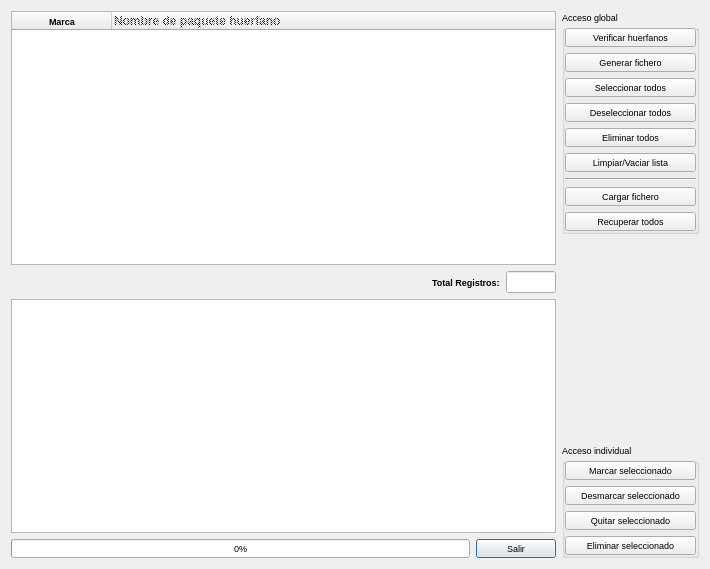
<?xml version="1.0" encoding="UTF-8"?>
<ui version="4.0">
 <class>orphans</class>
 <widget class="QDialog" name="orphans">
  <property name="geometry">
   <rect>
    <x>0</x>
    <y>0</y>
    <width>710</width>
    <height>569</height>
   </rect>
  </property>
  <property name="font">
   <font>
    <pointsize>7</pointsize>
   </font>
  </property>
  <property name="windowTitle">
   <string>Mantenimiento de paquetes huerfanos</string>
  </property>
  <property name="windowIcon">
   <iconset resource="recoverdrake.qrc">
    <normaloff>:/Imagenes/huerfano.png</normaloff>:/Imagenes/huerfano.png</iconset>
  </property>
  <property name="styleSheet">
   <string notr="true"/>
  </property>
  <layout class="QGridLayout" name="gridLayout_6">
   <item row="0" column="0">
    <layout class="QGridLayout" name="gridLayout_5">
     <item row="0" column="0" colspan="3">
      <widget class="QTableWidget" name="tableWidget">
       <property name="font">
        <font>
         <weight>75</weight>
         <bold>true</bold>
        </font>
       </property>
       <property name="toolTip">
        <string>Visor de registros de la base de datos.</string>
       </property>
       <property name="statusTip">
        <string>Visor de registros de la base de datos.</string>
       </property>
       <property name="whatsThis">
        <string>Visor de registros de la base de datos.</string>
       </property>
       <property name="autoScrollMargin">
        <number>26</number>
       </property>
       <property name="alternatingRowColors">
        <bool>true</bool>
       </property>
       <property name="selectionBehavior">
        <enum>QAbstractItemView::SelectRows</enum>
       </property>
       <property name="sortingEnabled">
        <bool>true</bool>
       </property>
       <attribute name="horizontalHeaderCascadingSectionResizes">
        <bool>true</bool>
       </attribute>
       <attribute name="horizontalHeaderShowSortIndicator" stdset="0">
        <bool>true</bool>
       </attribute>
       <attribute name="horizontalHeaderStretchLastSection">
        <bool>true</bool>
       </attribute>
       <attribute name="verticalHeaderCascadingSectionResizes">
        <bool>true</bool>
       </attribute>
       <attribute name="verticalHeaderDefaultSectionSize">
        <number>25</number>
       </attribute>
       <attribute name="verticalHeaderMinimumSectionSize">
        <number>25</number>
       </attribute>
       <attribute name="verticalHeaderShowSortIndicator" stdset="0">
        <bool>true</bool>
       </attribute>
       <attribute name="verticalHeaderStretchLastSection">
        <bool>true</bool>
       </attribute>
       <column>
        <property name="text">
         <string>Marca</string>
        </property>
        <property name="icon">
         <iconset resource="recoverdrake.qrc">
          <normaloff>:/Imagenes/good.png</normaloff>:/Imagenes/good.png</iconset>
        </property>
       </column>
       <column>
        <property name="text">
         <string>Nombre de paquete huerfano</string>
        </property>
        <property name="font">
         <font>
          <pointsize>9</pointsize>
          <kerning>true</kerning>
         </font>
        </property>
        <property name="textAlignment">
         <set>AlignLeft|AlignVCenter</set>
        </property>
        <property name="foreground">
         <brush brushstyle="Dense4Pattern">
          <color alpha="255">
           <red>0</red>
           <green>0</green>
           <blue>0</blue>
          </color>
         </brush>
        </property>
        <property name="icon">
         <iconset resource="recoverdrake.qrc">
          <normaloff>:/Imagenes/rpm.png</normaloff>:/Imagenes/rpm.png</iconset>
        </property>
       </column>
      </widget>
     </item>
     <item row="1" column="0">
      <spacer name="horizontalSpacer_3">
       <property name="orientation">
        <enum>Qt::Horizontal</enum>
       </property>
       <property name="sizeHint" stdset="0">
        <size>
         <width>269</width>
         <height>20</height>
        </size>
       </property>
      </spacer>
     </item>
     <item row="1" column="1">
      <widget class="QLabel" name="label">
       <property name="maximumSize">
        <size>
         <width>93</width>
         <height>20</height>
        </size>
       </property>
       <property name="font">
        <font>
         <pointsize>7</pointsize>
         <weight>75</weight>
         <bold>true</bold>
        </font>
       </property>
       <property name="text">
        <string>Total Registros:</string>
       </property>
      </widget>
     </item>
     <item row="1" column="2">
      <widget class="QLineEdit" name="lineEdit_2">
       <property name="maximumSize">
        <size>
         <width>50</width>
         <height>50</height>
        </size>
       </property>
       <property name="font">
        <font>
         <pointsize>8</pointsize>
         <weight>75</weight>
         <bold>true</bold>
        </font>
       </property>
       <property name="toolTip">
        <string>Numero de registros activos en la base de datos activa.</string>
       </property>
       <property name="statusTip">
        <string>Numero de registros activos en la base de datos activa.</string>
       </property>
       <property name="whatsThis">
        <string>Numero de registros activos en la base de datos activa.</string>
       </property>
       <property name="layoutDirection">
        <enum>Qt::LeftToRight</enum>
       </property>
       <property name="alignment">
        <set>Qt::AlignRight|Qt::AlignTrailing|Qt::AlignVCenter</set>
       </property>
      </widget>
     </item>
     <item row="2" column="0" colspan="3">
      <widget class="QTextEdit" name="textEdit">
       <property name="enabled">
        <bool>true</bool>
       </property>
       <property name="maximumSize">
        <size>
         <width>16777215</width>
         <height>234</height>
        </size>
       </property>
       <property name="sizeIncrement">
        <size>
         <width>0</width>
         <height>0</height>
        </size>
       </property>
       <property name="font">
        <font>
         <family>Nimbus Sans L Condensed</family>
         <pointsize>8</pointsize>
        </font>
       </property>
       <property name="focusPolicy">
        <enum>Qt::TabFocus</enum>
       </property>
       <property name="toolTip">
        <string>Consola de procesos, donde se detalla al máximo lo que va procesando.</string>
       </property>
       <property name="statusTip">
        <string>Consola de procesos, donde se detalla al máximo lo que va procesando.</string>
       </property>
       <property name="whatsThis">
        <string>Consola de procesos, donde se detalla al máximo lo que va procesando.</string>
       </property>
       <property name="styleSheet">
        <string notr="true"/>
       </property>
       <property name="html">
        <string>&lt;!DOCTYPE HTML PUBLIC &quot;-//W3C//DTD HTML 4.0//EN&quot; &quot;http://www.w3.org/TR/REC-html40/strict.dtd&quot;&gt;
&lt;html&gt;&lt;head&gt;&lt;meta name=&quot;qrichtext&quot; content=&quot;1&quot; /&gt;&lt;style type=&quot;text/css&quot;&gt;
p, li { white-space: pre-wrap; }
&lt;/style&gt;&lt;/head&gt;&lt;body style=&quot; font-family:'Nimbus Sans L Condensed'; font-size:8pt; font-weight:400; font-style:normal;&quot;&gt;
&lt;p style=&quot;-qt-paragraph-type:empty; margin-top:0px; margin-bottom:0px; margin-left:0px; margin-right:0px; -qt-block-indent:0; text-indent:0px; font-family:'Sans Serif'; font-size:7pt; font-weight:600;&quot;&gt;&lt;br /&gt;&lt;/p&gt;&lt;/body&gt;&lt;/html&gt;</string>
       </property>
      </widget>
     </item>
     <item row="3" column="0" colspan="3">
      <layout class="QGridLayout" name="gridLayout_3">
       <item row="0" column="0">
        <widget class="QProgressBar" name="progressBar">
         <property name="toolTip">
          <string>Ratio de procesos realizados.</string>
         </property>
         <property name="statusTip">
          <string>Ratio de procesos realizados.</string>
         </property>
         <property name="whatsThis">
          <string>Ratio de procesos realizados.</string>
         </property>
         <property name="value">
          <number>0</number>
         </property>
        </widget>
       </item>
       <item row="0" column="1">
        <widget class="QPushButton" name="pushButton_2">
         <property name="maximumSize">
          <size>
           <width>201</width>
           <height>26</height>
          </size>
         </property>
         <property name="toolTip">
          <string>Nos vamos..</string>
         </property>
         <property name="statusTip">
          <string>Nos vamos..</string>
         </property>
         <property name="whatsThis">
          <string>Nos vamos..</string>
         </property>
         <property name="text">
          <string>Salir</string>
         </property>
         <property name="icon">
          <iconset resource="recoverdrake.qrc">
           <normaloff>:/Imagenes/puerta.png</normaloff>:/Imagenes/puerta.png</iconset>
         </property>
        </widget>
       </item>
      </layout>
     </item>
    </layout>
   </item>
   <item row="0" column="1">
    <layout class="QGridLayout" name="gridLayout_4">
     <item row="0" column="0">
      <widget class="QGroupBox" name="groupBox_2">
       <property name="title">
        <string>Acceso global</string>
       </property>
       <layout class="QGridLayout" name="gridLayout">
        <property name="leftMargin">
         <number>0</number>
        </property>
        <property name="topMargin">
         <number>0</number>
        </property>
        <property name="rightMargin">
         <number>0</number>
        </property>
        <property name="bottomMargin">
         <number>0</number>
        </property>
        <item row="6" column="0">
         <widget class="QPushButton" name="pushButton_3">
          <property name="minimumSize">
           <size>
            <width>131</width>
            <height>0</height>
           </size>
          </property>
          <property name="toolTip">
           <string>Actualizacion de los paquetes seleccionados.</string>
          </property>
          <property name="statusTip">
           <string>Deseleccion masiva de todos los registros.</string>
          </property>
          <property name="whatsThis">
           <string>Deseleccion masiva de todos los registros.</string>
          </property>
          <property name="accessibleName">
           <string>Deseleccion masiva de todos los registros.</string>
          </property>
          <property name="text">
           <string>Eliminar todos</string>
          </property>
          <property name="icon">
           <iconset resource="recoverdrake.qrc">
            <normaloff>:/Imagenes/bad.png</normaloff>:/Imagenes/bad.png</iconset>
          </property>
          <property name="iconSize">
           <size>
            <width>25</width>
            <height>25</height>
           </size>
          </property>
         </widget>
        </item>
        <item row="4" column="0">
         <widget class="QPushButton" name="pushButton_6">
          <property name="minimumSize">
           <size>
            <width>131</width>
            <height>0</height>
           </size>
          </property>
          <property name="toolTip">
           <string>Seleccion masiva de todos los paquetes.</string>
          </property>
          <property name="statusTip">
           <string>Seleccion masiva de todos los paquetes.</string>
          </property>
          <property name="whatsThis">
           <string>Seleccion masiva de todos los paquetes.</string>
          </property>
          <property name="text">
           <string>Seleccionar todos</string>
          </property>
          <property name="icon">
           <iconset resource="recoverdrake.qrc">
            <normaloff>:/Imagenes/good.png</normaloff>:/Imagenes/good.png</iconset>
          </property>
          <property name="iconSize">
           <size>
            <width>25</width>
            <height>25</height>
           </size>
          </property>
         </widget>
        </item>
        <item row="5" column="0">
         <widget class="QPushButton" name="pushButton_7">
          <property name="minimumSize">
           <size>
            <width>131</width>
            <height>0</height>
           </size>
          </property>
          <property name="toolTip">
           <string>Deseleccion masiva de todos los paquetes.</string>
          </property>
          <property name="statusTip">
           <string>Deseleccion masiva de todos los paquetes.</string>
          </property>
          <property name="whatsThis">
           <string>Deseleccion masiva de todos los paquetes.</string>
          </property>
          <property name="text">
           <string>Deseleccionar todos</string>
          </property>
          <property name="icon">
           <iconset resource="recoverdrake.qrc">
            <normaloff>:/Imagenes/bad.png</normaloff>:/Imagenes/bad.png</iconset>
          </property>
          <property name="iconSize">
           <size>
            <width>25</width>
            <height>25</height>
           </size>
          </property>
         </widget>
        </item>
        <item row="2" column="0">
         <widget class="QPushButton" name="pushButton_5">
          <property name="minimumSize">
           <size>
            <width>131</width>
            <height>0</height>
           </size>
          </property>
          <property name="toolTip">
           <string>Generar un fichero .lst tanto de la carga de otro fichero tras depurarlo, como de la generación de paquete huerfanos activos.</string>
          </property>
          <property name="statusTip">
           <string>Generar un fichero .lst tanto de la carga de otro fichero tras depurarlo, como de la generación de paquete huerfanos activos.</string>
          </property>
          <property name="whatsThis">
           <string>Generar un fichero .lst tanto de la carga de otro fichero tras depurarlo, como de la generación de paquete huerfanos activos.</string>
          </property>
          <property name="accessibleName">
           <string>Generar un fichero .lst tanto de la carga de otro fichero tras depurarlo, como de la generación de paquete huerfanos activos.</string>
          </property>
          <property name="text">
           <string>Generar fichero</string>
          </property>
          <property name="icon">
           <iconset resource="recoverdrake.qrc">
            <normaloff>:/Imagenes/filesave.png</normaloff>:/Imagenes/filesave.png</iconset>
          </property>
          <property name="iconSize">
           <size>
            <width>25</width>
            <height>25</height>
           </size>
          </property>
         </widget>
        </item>
        <item row="7" column="0">
         <widget class="QPushButton" name="pushButton_8">
          <property name="toolTip">
           <string>Limpia la ventana de registros.</string>
          </property>
          <property name="statusTip">
           <string>Limpia la ventana de registros.</string>
          </property>
          <property name="whatsThis">
           <string>Limpia la ventana de registros.</string>
          </property>
          <property name="text">
           <string>Limpiar/Vaciar lista</string>
          </property>
          <property name="icon">
           <iconset resource="recoverdrake.qrc">
            <normaloff>:/Imagenes/escoba.png</normaloff>:/Imagenes/escoba.png</iconset>
          </property>
          <property name="iconSize">
           <size>
            <width>25</width>
            <height>25</height>
           </size>
          </property>
         </widget>
        </item>
        <item row="0" column="0">
         <widget class="QPushButton" name="pushButton_14">
          <property name="toolTip">
           <string>Comprobacion de los paquetes huefanos.</string>
          </property>
          <property name="statusTip">
           <string>Comprobacion de los paquetes huefanos.</string>
          </property>
          <property name="whatsThis">
           <string>Comprobacion de los paquetes huefanos.</string>
          </property>
          <property name="text">
           <string>Verificar huerfanos</string>
          </property>
          <property name="icon">
           <iconset resource="recoverdrake.qrc">
            <normaloff>:/Imagenes/lupaO.png</normaloff>:/Imagenes/lupaO.png</iconset>
          </property>
          <property name="iconSize">
           <size>
            <width>25</width>
            <height>25</height>
           </size>
          </property>
         </widget>
        </item>
        <item row="10" column="0">
         <widget class="QPushButton" name="pushButton">
          <property name="text">
           <string>Recuperar todos</string>
          </property>
          <property name="icon">
           <iconset resource="recoverdrake.qrc">
            <normaloff>:/Imagenes/undo.png</normaloff>:/Imagenes/undo.png</iconset>
          </property>
          <property name="iconSize">
           <size>
            <width>25</width>
            <height>25</height>
           </size>
          </property>
         </widget>
        </item>
        <item row="8" column="0">
         <widget class="Line" name="line">
          <property name="orientation">
           <enum>Qt::Horizontal</enum>
          </property>
         </widget>
        </item>
        <item row="9" column="0">
         <widget class="QPushButton" name="pushButton_4">
          <property name="minimumSize">
           <size>
            <width>131</width>
            <height>0</height>
           </size>
          </property>
          <property name="toolTip">
           <string>Carga de fichero de una salvaguarda anterior para poder instalar, depurar o modificar.</string>
          </property>
          <property name="statusTip">
           <string>Carga de fichero de una salvaguarda anterior para poder instalar, depurar o modificar.</string>
          </property>
          <property name="whatsThis">
           <string>Carga de fichero de una salvaguarda anterior para poder instalar, depurar o modificar.</string>
          </property>
          <property name="text">
           <string>Cargar fichero</string>
          </property>
          <property name="icon">
           <iconset resource="recoverdrake.qrc">
            <normaloff>:/Imagenes/fileopen.png</normaloff>:/Imagenes/fileopen.png</iconset>
          </property>
          <property name="iconSize">
           <size>
            <width>25</width>
            <height>25</height>
           </size>
          </property>
         </widget>
        </item>
       </layout>
      </widget>
     </item>
     <item row="2" column="0">
      <widget class="QGroupBox" name="groupBox">
       <property name="title">
        <string>Acceso individual</string>
       </property>
       <layout class="QGridLayout" name="gridLayout_2">
        <property name="leftMargin">
         <number>0</number>
        </property>
        <property name="topMargin">
         <number>0</number>
        </property>
        <property name="rightMargin">
         <number>0</number>
        </property>
        <property name="bottomMargin">
         <number>0</number>
        </property>
        <item row="0" column="0" colspan="2">
         <widget class="QPushButton" name="pushButton_10">
          <property name="minimumSize">
           <size>
            <width>131</width>
            <height>0</height>
           </size>
          </property>
          <property name="toolTip">
           <string>Marca la linea activa de la base de datos para su tratamiento.</string>
          </property>
          <property name="statusTip">
           <string>Marca la linea activa de la base de datos para su tratamiento.</string>
          </property>
          <property name="whatsThis">
           <string>Marca la linea activa de la base de datos para su tratamiento.</string>
          </property>
          <property name="text">
           <string>Marcar seleccionado</string>
          </property>
          <property name="icon">
           <iconset resource="recoverdrake.qrc">
            <normaloff>:/Imagenes/good.png</normaloff>:/Imagenes/good.png</iconset>
          </property>
          <property name="iconSize">
           <size>
            <width>25</width>
            <height>25</height>
           </size>
          </property>
         </widget>
        </item>
        <item row="3" column="0" colspan="2">
         <widget class="QPushButton" name="pushButton_12">
          <property name="minimumSize">
           <size>
            <width>131</width>
            <height>0</height>
           </size>
          </property>
          <property name="toolTip">
           <string>Desmarca la linea activa de la base de datos para su tratamiento.</string>
          </property>
          <property name="statusTip">
           <string>Desmarca la linea activa de la base de datos para su tratamiento.</string>
          </property>
          <property name="whatsThis">
           <string>Desmarca la linea activa de la base de datos para su tratamiento.</string>
          </property>
          <property name="text">
           <string>Desmarcar seleccionado</string>
          </property>
          <property name="icon">
           <iconset resource="recoverdrake.qrc">
            <normaloff>:/Imagenes/bad.png</normaloff>:/Imagenes/bad.png</iconset>
          </property>
          <property name="iconSize">
           <size>
            <width>25</width>
            <height>25</height>
           </size>
          </property>
         </widget>
        </item>
        <item row="5" column="0" colspan="2">
         <widget class="QPushButton" name="pushButton_13">
          <property name="minimumSize">
           <size>
            <width>131</width>
            <height>0</height>
           </size>
          </property>
          <property name="toolTip">
           <string>Elimina todos los registros seleccionados.</string>
          </property>
          <property name="statusTip">
           <string>Elimina todos los registros seleccionados.</string>
          </property>
          <property name="whatsThis">
           <string>Elimina todos los registros seleccionados.</string>
          </property>
          <property name="text">
           <string>Eliminar seleccionado</string>
          </property>
          <property name="icon">
           <iconset resource="recoverdrake.qrc">
            <normaloff>:/Imagenes/bad.png</normaloff>:/Imagenes/bad.png</iconset>
          </property>
          <property name="iconSize">
           <size>
            <width>25</width>
            <height>25</height>
           </size>
          </property>
         </widget>
        </item>
        <item row="4" column="0" colspan="2">
         <widget class="QPushButton" name="pushButton_11">
          <property name="minimumSize">
           <size>
            <width>131</width>
            <height>0</height>
           </size>
          </property>
          <property name="toolTip">
           <string>Quita de la lista el registro seleccionado.</string>
          </property>
          <property name="statusTip">
           <string>Quita de la lista el registro seleccionado.</string>
          </property>
          <property name="whatsThis">
           <string>Quita de la lista el registro seleccionado.</string>
          </property>
          <property name="text">
           <string>Quitar seleccionado</string>
          </property>
          <property name="icon">
           <iconset resource="recoverdrake.qrc">
            <normaloff>:/Imagenes/bad.png</normaloff>:/Imagenes/bad.png</iconset>
          </property>
          <property name="iconSize">
           <size>
            <width>25</width>
            <height>25</height>
           </size>
          </property>
         </widget>
        </item>
       </layout>
      </widget>
     </item>
     <item row="1" column="0">
      <spacer name="verticalSpacer">
       <property name="orientation">
        <enum>Qt::Vertical</enum>
       </property>
       <property name="sizeHint" stdset="0">
        <size>
         <width>20</width>
         <height>40</height>
        </size>
       </property>
      </spacer>
     </item>
    </layout>
   </item>
  </layout>
 </widget>
 <resources>
  <include location="recoverdrake.qrc"/>
 </resources>
 <connections/>
</ui>
